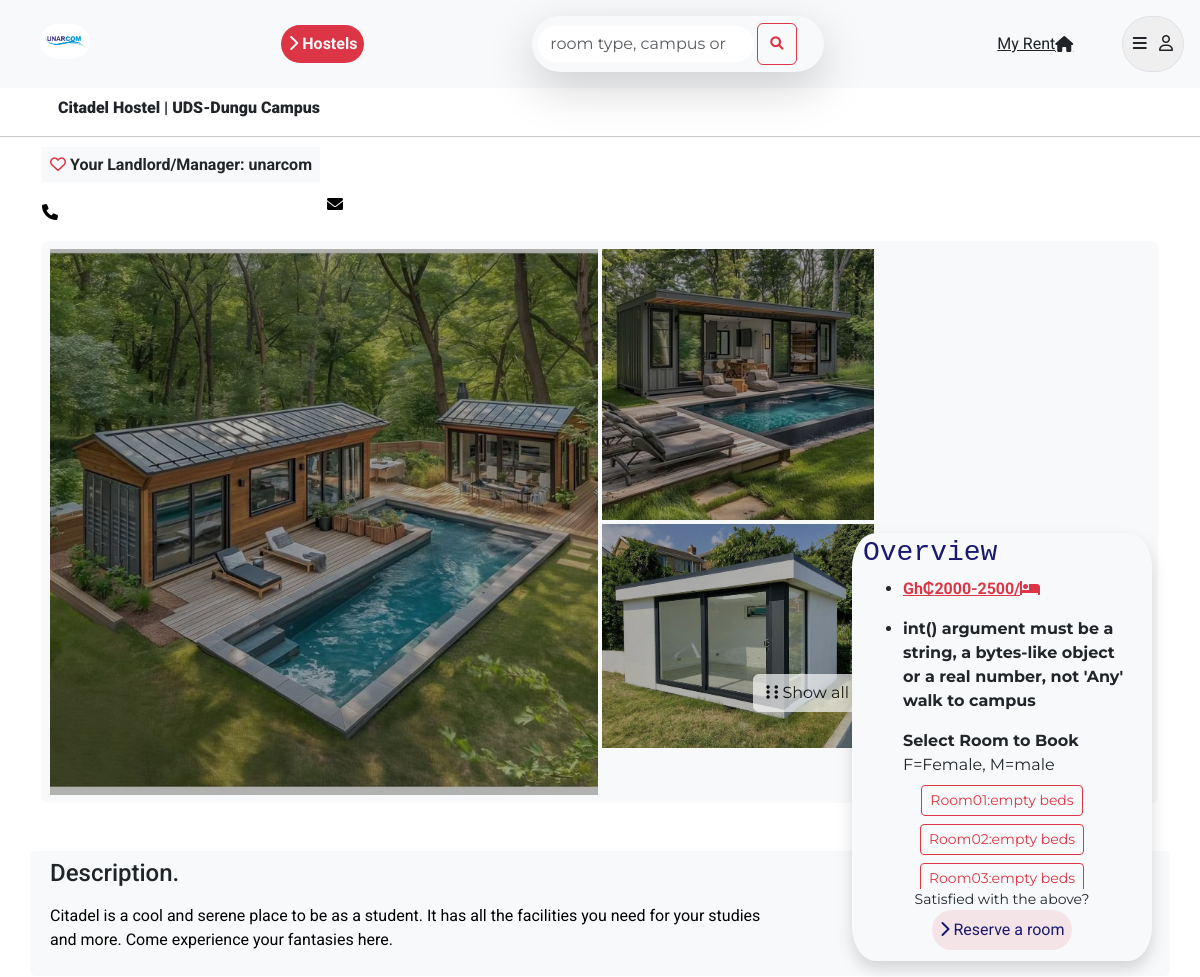
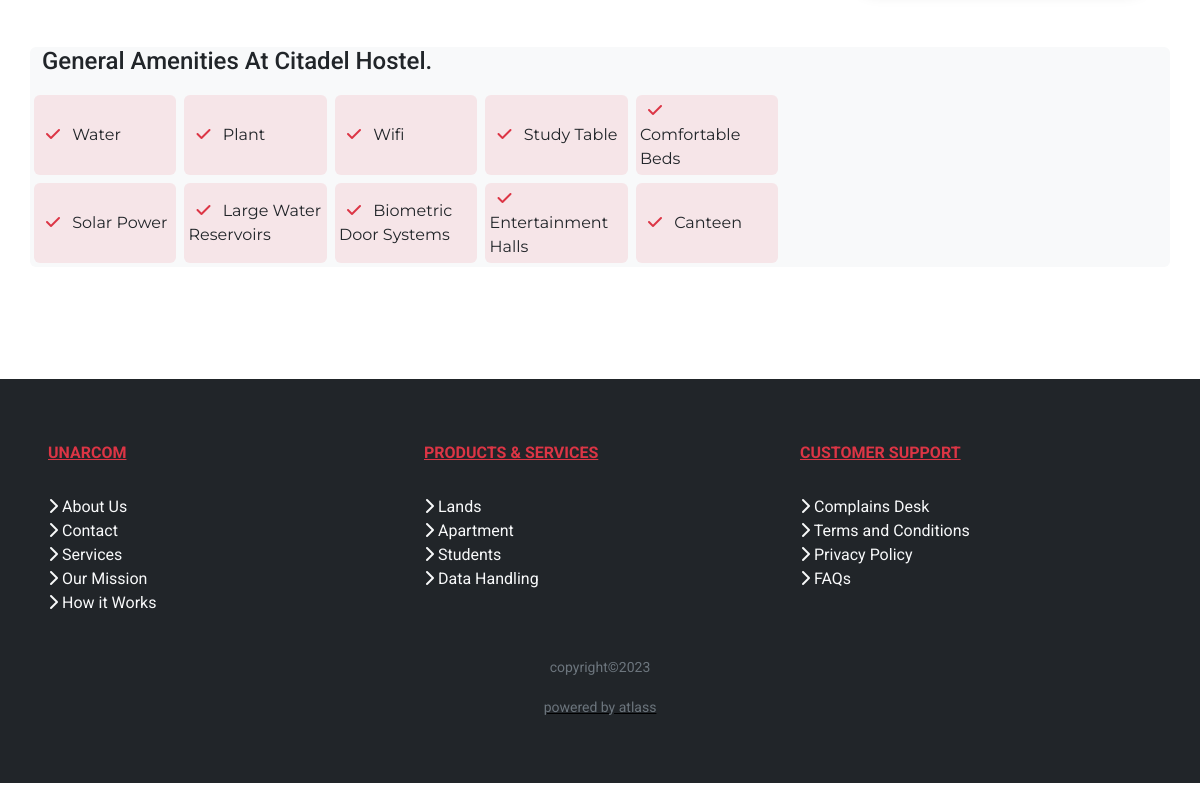
Screenshot of /hostel/details/2/Citadel Hostel/ with the database file from the repository (2 pictures, top to bottom).
### hostels/models.py (models this page shows, shortened)
class Hostel(models.Model):
    created_by = models.ForeignKey(user, on_delete=models.CASCADE)
    owner_name = models.CharField(max_length=100, default='unarcom', help_text='Enter name of hostel owner')
    school = models.ForeignKey(School, on_delete=models.CASCADE)
    campus = models.CharField(max_length=100, default='Main Campus', help_text='Enter campus the hostel is located')
    hostel_name = models.CharField(max_length=50, default='unnamed hostel')
    contact = models.CharField(help_text='0589 693 6595', max_length=10)
    display_image = models.ImageField(blank=True, upload_to='unarcom/hostel/images', default=None)
    date_added = models.DateTimeField(default=timezone.now)
    no_of_rooms = models.PositiveIntegerField(help_text='E.g 20')
    description = RichTextUploadingField()
    hostel_coordinates = models.CharField(max_length=100, help_text='latitude, longitude')
    cost_range = models.CharField(max_length=200, help_text='4500')
    duration_of_rent = models.PositiveIntegerField(help_text='2')
    wifi = models.CharField(max_length=50)
    amenities = models.ManyToManyField(Amenities)
    account_number = models.CharField(max_length=100, null=True, blank=True)
    account_name = models.CharField(max_length=100)
    rating = models.DecimalField(max_digits=10, decimal_places=1)
    '''
    trimming images to an appropriate size before saving to the database
    '''
    '''
    a method to get the cost of a romm
    '''
    '''
    calculating the distance of the hostel to the campus
    '''
    def get_dist(self):
        try:
            time_to_walk = calc_distance(hostel_coordinates=self.hostel_coordinates, school_coordinates=self.school.school_coordinates)
        except Exception as e:
            return e
        return time_to_walk

class School(models.Model):
    name = models.CharField(max_length=100)
    city = models.CharField(max_length=100)
    region = models.CharField(max_length=100)
    school_coordinates = models.CharField(max_length=100)
    '''
    return the name of the school
    '''

class RoomTypeImages(models.Model):
    room = models.ForeignKey(RoomType, on_delete=models.CASCADE)
    room_type_images = models.ImageField(blank=True, upload_to='unarcom/room_type/images', default=None)
    class Meta:
        verbose_name_plural = 'Room Images'

class Amenities(models.Model):
    amenity = models.CharField(max_length=100)
    fontawesome_icon = models.CharField(max_length=100, default='fa fa-check')

class Room(models.Model):
    room_type = models.ForeignKey(RoomType, on_delete=models.CASCADE)
    room_number = models.CharField(max_length=100)
    capacity = models.PositiveIntegerField()
    room_occupant_gender = models.CharField(max_length=7, blank=True)
    is_booked = models.BooleanField(default=False)
    is_full = models.BooleanField(default=False)

### hostels/views.py (the view)
# urls.py: path('hostel/details/<int:pk>/<str:hostel>/', HostelDetailView.as_view(), name='hostel-details'),
class HostelDetailView(DetailView):
    model = Hostel
    slug_url_kwarg = 'pk'
    context_object_name = 'hostel'
    template_name = 'hostels/room_detail.html'
    def get_context_data(self, **kwargs):
        context = super(HostelDetailView, self).get_context_data(**kwargs)
        hostel_id = self.kwargs.get('pk')
        amenties = Amenities.objects.all()
        context['rooms'] =  RoomType.objects.filter(hostel_id=hostel_id)
        context['image_list'] = RoomTypeImages.objects.filter(room__hostel_id=hostel_id)
        context['front_display'] = RoomTypeImages.objects.filter(room__hostel_id=hostel_id)[0:1]
        context['spec_room'] = Room.objects.select_related('room_type').filter(room_type__hostel_id=hostel_id)
        return context

### hostels/distance.py (called while the page is built)
def calc_distance(hostel_coordinates, school_coordinates):
	lat, longi = school_coordinates.split(',')
	'''
	converting str points to float
	'''
	lat = float(lat)
	longi = float(longi)
	host_lat, host_longi = hostel_coordinates.split(',')
	host_lat = float(host_lat)
	host_longi = float(host_longi)
	geod = Geodesic.WGS84
	res = geod.Inverse(lat, longi, host_lat, host_longi)
	'''
	assume an average person walks 80m in a minute
	'''
	dist = res['s12']
	average_walking_time = int(dist / 80)
	return f'{average_walking_time} mins'

### hostels/models.py (called while the page is built)
    def get_number_beds(self):
        total_beds_available = self.room_type_number * self.room_capacity
        return total_beds_available

### hostels/templates/hostels/room_detail.html (shortened to what this page needs)
{% extends 'hostels/base.html' %}
{% load static %}
{% load tags %}
{% block content %}
<section class="details-mt mb-2">
    <div class="container">
        <p class="mx-3 fw-bolder text-capitalize">
        <span class="text-dark fw-bolder">
            {{hostel.hostel_name}} | {{hostel.school.name}}-{{hostel.campus}}
        </span>
        </p>
    </div>
    <hr>
</section>
<section>
    <div class="container">
        <div class="text-dark h7 mb-3"><span class="px-2 py-2 fw-bold mb-5 bg-light"><i class="fa-regular fa-heart text-danger"></i> Your Landlord/Manager:
                {{hostel.owner_name}}</span>
        </div>
        <div class="row">
            <div class="col-md-3">
                <p class="mt-2"><i class="fa-solid fa-phone"></i> {{request.user.telephone}}</p>
            </div>
            <div class="col-md-3">
                <p><i class="fa-solid fa-envelope"></i> {{request.user.email}}</p>
            </div>
        </div>
        <div class="d-flex justify-content-center bg-light rounded p-2">
            <div class="row g-1">
                <div class="col-md-9">
                    <div class="row g-1">
                        {% for obj in front_display %}
                        <div class="col-md-8 d-none d-sm-block d-lg-block">
                            <img src="{{obj.room_type_images.url}}" class="img-fluid img-hover image-effect">
                        </div>
                        {% endfor %}
                        <div class="col-md-4">
                            <div class="row g-1">
                                <div class="col-md-12 div-place">
                            <div class="d-flex justify-content-center"><img src="{{hostel.display_image.url}}"
                                    class="img-fluid img-hover image-effect">
                            </div>
                        </div>
                        {% for obj in image_list|slice:'2:3' %}
                        <div class="col-md-12 d-none d-sm-block d-lg-block div-place">
                            <img src="{{obj.room_type_images.url}}" class="img-fluid img-hover image-effect">
                            <button class="btn btn-light btn-md show-all" data-bs-toggle="modal"
                                data-bs-target="#exampleModal"><i class="fa-solid fa-ellipsis-vertical"></i> <i
                                    class="fa-solid fa-ellipsis-vertical"></i> Show all</button>
                        </div>
                        {% endfor %}
                       </div>
                        </div>
                    </div>
                </div>
            </div>
        </div>
    </div>
    <div class="container-md bg-light rounded">
        <div class="col-md-8 col-sm-12 mt-5 mb-5 p-2">
            <h4 class="text-dark">Description.</h4>
            <p class="text-dark">{{ hostel.description|safe }}</p>
        </div>
    </div>
    <div class="container bg-light rounded">
        <h4 class="text-dark mb-3 mt-5 text-capitalize">General amenities at {{hostel.hostel_name}}.</h4>
        <div class="row">
            <div class="col-md-9">
                <div class="row">
                    {% for amenity in hostel.amenities.all %}
                    <div class="col-md-3 col-lg-2 col-sm-2 py-1 px-1 bg-danger bg-opacity-10 m-1 rounded d-flex align-items-center">
                        <span class="text-capitalize">
                            <i class="{{amenity.fontawesome_icon}} text-danger mx-2"></i>
                            {{amenity.amenity}}</span>
                    </div>
                    {% endfor %}
                </div>
            </div>
        </div>
    </div>
</section>
<div class="col-lg-3 col-md-4 reserve bg-light shadow round">
    <h3 class="mx-2 text-capitalize font-monospace d-flex d-none d-sm-block d-lg-block">Overview</h3>
    <div class="d-flex d-none d-sm-block d-lg-block mx-3">
        <ul>
            <li><p class="text-dark d-none d-sm-block d-lg-block"><span
            class="fw-bolder text-danger text-decoration-underline">Gh₵{{hostel.cost_range}}/<i class="fa-solid fa-bed"></i></span>
            </p>
            </li>
            <li><span class="fw-bold">{{hostel.get_dist}} walk to campus</span></li>
        </ul>
    </div>
    <div class="mx-5 d-none d-sm-block d-lg-block">
        <label for="guest" class="fw-bold">Select Room to Book</label>
        <label>F=Female, M=male</label>
        <div class="side-bar">
            {% for room_num in spec_room %}
            <div class="text-center m-2">
                <a href="{% url 'pay' object.pk room_num.pk %}" role="button" class="btn btn-sm btn-outline-danger {% if room_num.capacity == 0 %}disabled{% endif %}" {% if room_num.capacity %}aria-disabled="true"{% endif %}>
                {% if room_num.is_booked %}
                    {% if room_num.capacity == 0 %}
                        {{room_num.room_number}}:Fully Booked
                    {% else %}
                        {% if room_num.capacity == 1 %}
                         {{room_num.room_number}}:{{room_num.capacity}} bed left:{{room_num.room_occupant_gender}}
                         {% else %}
                         {{room_num.room_number}}:{{room_num.capacity}}beds left:{{room_num.room_occupant_gender}}
                         {% endif %}
                    {% endif %}
                {% else %}
                    {{room_num.room_number}}:empty beds
                {% endif %}
            </a>
        </div>
            {% endfor %}
        </div>
    </div>
    <small class="d-block text-center">Satisfied with the above?</small>
    <div class="text-center mb-2">
        <a href="#rooms" class="bg-danger bg-opacity-10 p-2 rounded-pill" type="button"><i class="fa-solid fa-chevron-right"></i> Reserve a room</a>
    </div>
</div>
{% endblock content %}

### hostels/static/hostels/css/style.css (style rules this page uses)
html { scroll-behavior: smooth; }
body, html, a { text-decoration: none; font-family: 'Montserrat', sans-serif;; list-style-type: none; }
h1, h2, h3, h4, h5, h6,.h7, a, p { color: #191970; font-family: 'Roboto', sans-serif; }
p { color: #000; font-family: 'Roboto', sans-serif; }
.round { border: solid transparent; border-radius: 8%; object-fit: scale-down; }
.details-mt { margin-top: 6em; }
.reserve { position: fixed; left: 71%; top: 30%; bottom: auto; right: auto; }
.div-place { position: relative; }
.show-all { position: absolute; top: 67%; right: 5%; background-color: dark; opacity: 0.7; color: black; }
.side-bar { overflow-y: scroll; scroll-behavior: smooth; height:7rem; }
.text-danger { color: #a83264; }
.image-effect { filter: brightness(70%) grayscale(10%); background-image: linear-gradient(45deg, rgba(100, 150, 50, 0.5)); }

### rows the page displays
Hostel: hostel_name "Citadel Hostel", school.name "UDS", campus "Dungu Campus", owner_name "unarcom", display_image (picture), description "Citadel is a cool and serene place to be as a student. It has all the facilities you need for your studies and more. Come experience your fantasies here.", cost_range "2000-2500", get_dist "int() argument must be a string, a bytes-like object or a real number, not 'Any'"
RoomTypeImages: room_type_images (picture)
RoomTypeImages: room_type_images (picture)
Amenities: amenity "Water"
Amenities: amenity "Plant"
Amenities: amenity "Wifi"
Amenities: amenity "Study Table"
Amenities: amenity "Comfortable Beds"
Amenities: amenity "Solar Power"
Amenities: amenity "Large Water Reservoirs"
Amenities: amenity "Biometric Door Systems"
Amenities: amenity "Entertainment Halls"
Amenities: amenity "Canteen"
Room: room_number "Room01"
Room: room_number "Room02"
Room: room_number "Room03"
